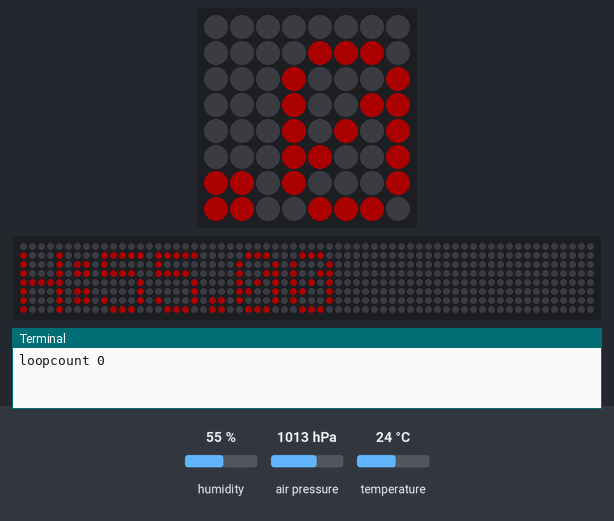
This program was run on a simulated Raspberry Pi (BCM pin numbers) with a Sense HAT. Parts: the Sense HAT's 8×8 RGB LED matrix, a strip that is not on the board, showing the scrolling text unrolled, the last lines printed to the terminal. Inputs (shaded band) come from the test bench; at power-on: humidity 55 %, air pressure 1013 hPa, temperature 24 °C. Dim RGB values are drawn brighter than linear; the clock reads 2024-03-15 10:24:30 at power-on unless the program sets it; databases and web services accept everything at once and return nothing; the 64×8 strip is a reading aid, not a part: it shows the text the matrix is scrolling, unrolled, one strip-width of it at a time; values from a settings file that is not in the repository are placeholders.

Above: at 8.2 s.
8.3 s: humidity set to 22 %
At 9.64 s:
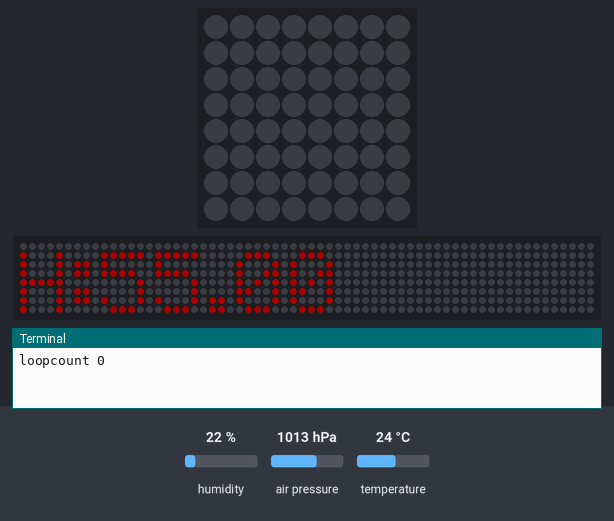
At 20.02 s:
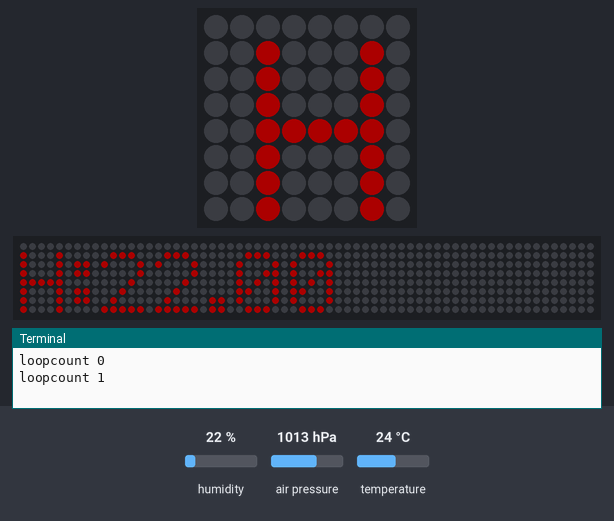

The program:

logger.py
```python
#!/usr/bin/env python
import serial
import datetime
import time
from sense_hat import SenseHat
import password
from influxdb_client import InfluxDBClient
#from influxdb import InfluxDBClient
from datetime import datetime

#print("influxdb version " + InfluxDBClient.__version__)

loopcount = 0

#client = InfluxDBClient("nas2",8086,"admin","test","climate")
client = InfluxDBClient(url="http://nas:8086", token="J9eBsQHkKfD6XdI7qexgnz38HDb5fYqPOMhZjvJjkFJLOFIlIv7NC2CASpE95EfV2QYPAwJCQDyGnACnADBm1w==", org="povilus")

sense = SenseHat()
sense.clear()

pressure = sense.get_pressure()
temp = sense.get_temperature()
humidity = sense.get_humidity()

brightness =50
while True:
        pressure = sense.get_pressure()
        temp = 9.0/5.0 * sense.get_temperature() + 32.0
        humidity = sense.get_humidity()
        print("loopcount " + str(loopcount))
        loopcount += 1
        try:
                client.write_points([{"measurement":"climate","tags":{"host":"sense_hat"},"fields":{'pressure': int(pressure),'humidity':humidity,'tempurature':temp},"time":datetime.utcnow()}],time_precision='s',database='climate')
        except:
                print("No connection to network can't log data")
                time.sleep(100)
        sense.show_message("P:" + "{:0.2f}".format(pressure),text_colour=(0,brightness,brightness),back_colour=(0,0,0))
        sense.show_message("H:" + "{:0.2f}".format(humidity),text_colour=(brightness,0,0),back_colour=(0,0,0))
        sense.show_message("T:" + "{:0.2f}".format(temp),text_colour=(0,brightness,0),back_colour=(0,0,0))
```
